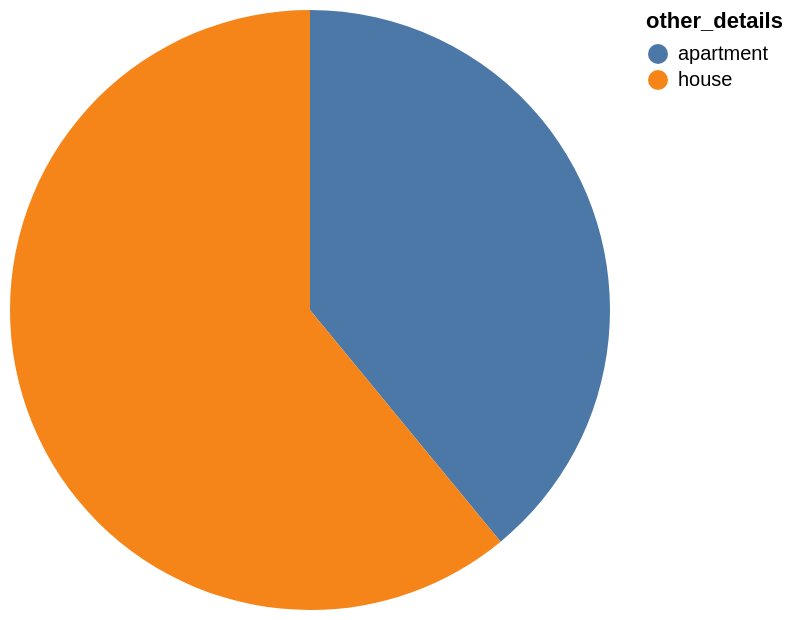

Vega-Lite specification for this chart:
### Vega-Lite specification from a JSON file in a GitHub repository (floating-point values rounded to 4 significant figures)
{"data": {"values": [{"x_data": "apartment", "y_data": 7345}, {"x_data": "house", "y_data": 11469}]}, "mark": "arc", "encoding": {"theta": {"field": "y_data", "type": "quantitative", "title": "SUM(monthly_rental)"}, "color": {"field": "x_data", "type": "nominal", "title": "other_details"}}}
